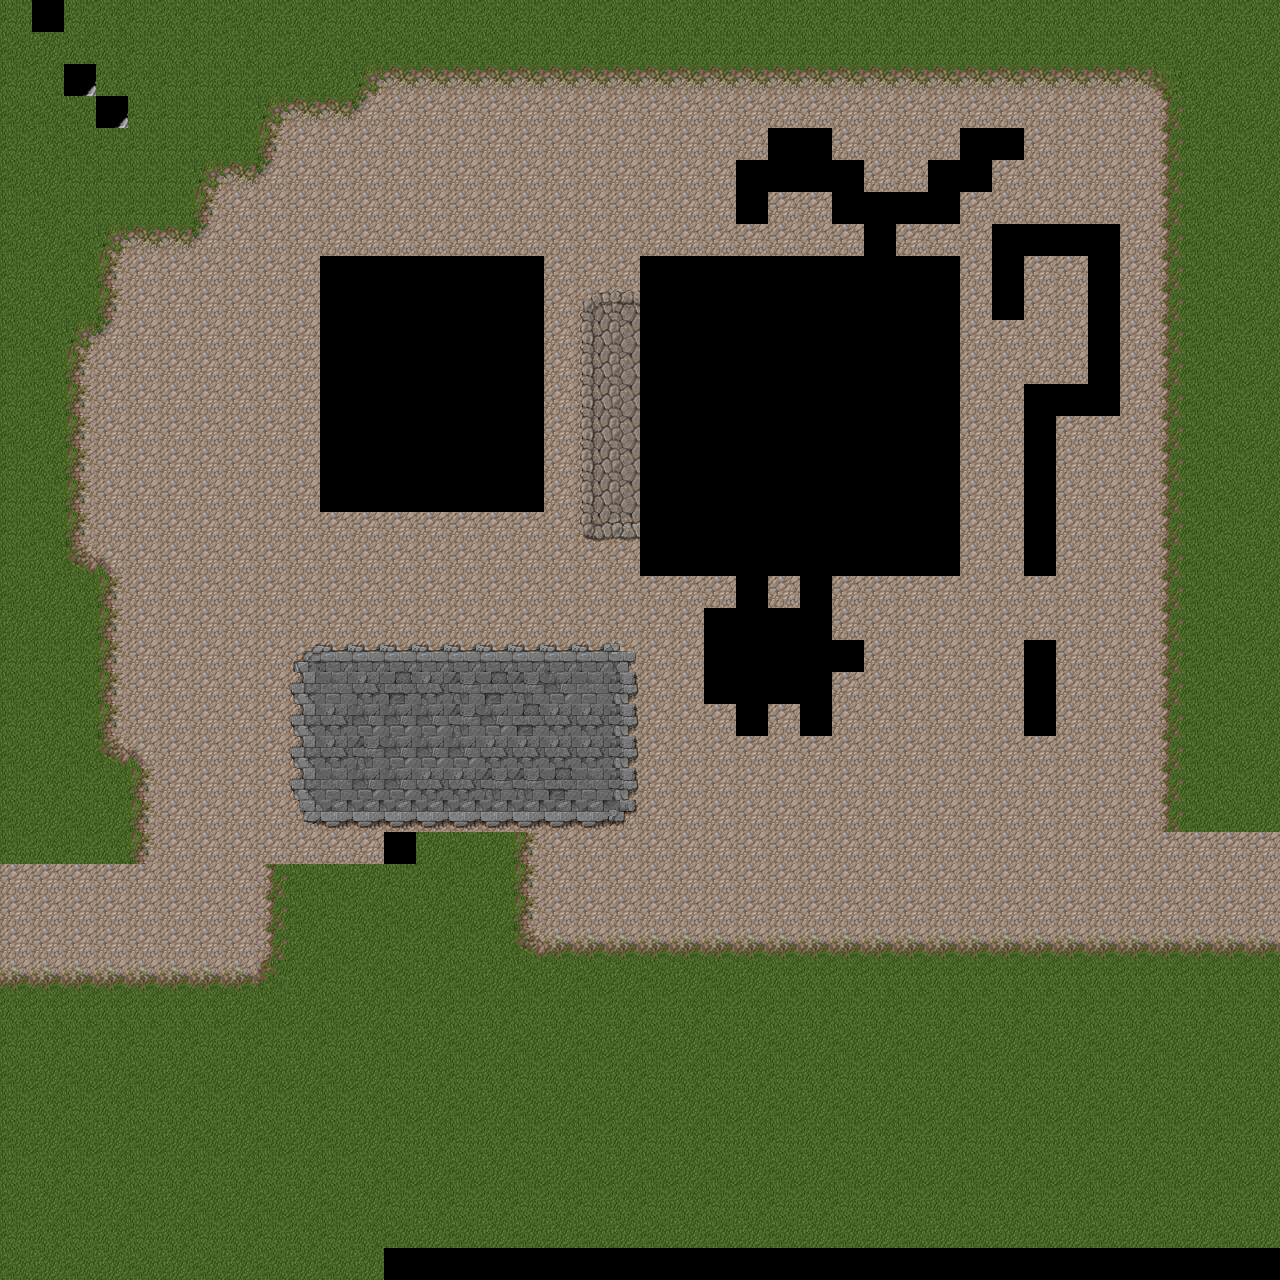

A level layout from a 2D game, rendered from its tile map. Below: a short description, then the map file with its tile-grid data intact:
An orthogonal 40x40 tile map with 32x32 px tiles, 1 tile layer (CapadePatrones1).

<map version="1.0" orientation="orthogonal" width="40" height="40" tilewidth="32" tileheight="32">
 <tileset firstgid="1" name="mountain_landscape_21" tilewidth="32" tileheight="32">
  <image source="data/mountain_landscape_21.png" width="512" height="512" />
 </tileset>
 <layer name="CapadePatrones1" width="40" height="40">
  <data encoding="csv">
79,0,79,80,79,80,79,95,79,80,79,80,79,80,79,80,79,80,79,80,79,80,79,80,79,80,79,80,79,80,79,80,79,80,79,80,79,80,79,80,
95,96,80,80,79,80,79,80,79,96,80,95,95,95,95,95,79,79,80,96,79,79,79,79,79,79,79,79,79,79,79,79,79,79,79,96,95,96,95,96,
79,80,2,80,80,79,79,79,79,80,96,12,13,13,13,13,13,13,13,13,13,13,13,13,13,13,13,13,13,13,13,13,13,13,13,13,14,80,79,80,
95,95,95,2,79,79,79,79,12,13,13,111,11,29,29,29,29,29,29,29,11,11,11,29,29,11,11,11,11,29,29,29,29,11,11,29,30,96,95,96,
79,80,95,79,79,79,79,79,28,11,11,29,29,29,29,29,29,29,29,29,29,11,11,11,0,0,29,11,11,11,0,0,11,29,11,29,30,79,79,80,
95,96,79,79,79,79,12,13,111,29,29,29,29,29,29,29,29,29,29,29,29,29,11,0,0,0,0,29,29,0,0,11,29,29,29,11,30,79,95,96,
79,95,79,79,79,79,28,29,29,29,29,29,29,11,11,11,11,11,11,11,29,29,29,0,11,29,0,0,0,0,11,29,29,29,11,11,30,95,79,80,
95,96,95,12,13,13,111,11,29,29,29,29,11,11,29,29,29,29,29,11,11,29,29,11,11,29,11,0,29,29,11,0,0,0,0,29,30,95,95,96,
79,80,80,28,11,11,29,11,11,11,0,0,0,0,0,0,0,29,29,11,0,0,0,0,0,0,0,0,0,0,29,0,11,11,0,29,30,95,79,80,
95,96,95,28,11,11,29,29,29,11,0,0,0,0,0,0,0,29,108,109,0,0,0,0,0,0,0,0,0,0,29,0,29,11,0,29,30,95,95,96,
95,95,12,111,29,11,11,29,11,29,0,0,0,0,0,0,0,11,124,125,0,0,0,0,0,0,0,0,0,0,29,29,29,11,0,29,30,95,79,80,
79,95,28,11,29,11,11,29,11,29,0,0,0,0,0,0,0,11,124,125,0,0,0,0,0,0,0,0,0,0,29,11,11,11,0,29,30,95,95,96,
79,95,28,29,11,11,11,11,11,29,0,0,0,0,0,0,0,11,124,125,0,0,0,0,0,0,0,0,0,0,29,29,0,0,0,29,30,95,79,80,
95,96,28,29,29,11,11,29,29,29,0,0,0,0,0,0,0,11,124,125,0,0,0,0,0,0,0,0,0,0,11,29,0,11,11,29,30,95,95,96,
79,80,28,11,29,11,11,29,29,29,0,0,0,0,0,0,0,11,124,125,0,0,0,0,0,0,0,0,0,0,11,11,0,29,11,29,30,95,79,80,
79,79,28,11,29,11,11,11,29,11,0,0,0,0,0,0,0,11,124,125,0,0,0,0,0,0,0,0,0,0,11,11,0,29,11,29,30,95,95,96,
79,95,28,29,29,11,11,11,29,11,29,29,11,11,29,29,11,11,140,141,0,0,0,0,0,0,0,0,0,0,29,11,0,11,11,29,30,95,79,80,
79,80,44,127,11,29,11,11,29,29,29,11,29,11,11,29,29,29,29,29,0,0,0,0,0,0,0,0,0,0,11,11,0,11,11,29,30,95,95,96,
95,96,80,28,11,29,11,11,11,29,11,11,29,29,11,29,11,11,29,29,29,29,29,0,29,0,29,29,29,11,11,29,11,11,11,29,30,95,79,80,
96,96,96,28,29,29,11,11,11,29,11,29,29,29,29,11,29,11,11,11,11,11,0,0,0,0,29,29,29,29,29,29,11,11,11,29,30,95,95,96,
79,79,79,28,11,29,11,11,29,60,61,61,61,61,61,61,61,61,61,62,29,29,0,0,0,0,0,29,29,11,11,11,0,11,11,29,30,95,79,80,
95,95,95,28,11,29,11,11,11,76,77,32,31,32,15,31,15,16,77,78,29,29,0,0,0,0,29,11,11,29,11,11,0,11,11,29,30,95,95,96,
79,80,79,28,29,29,11,11,11,76,32,16,16,16,15,16,31,32,32,78,29,29,29,0,11,0,29,29,29,29,29,11,0,11,11,29,30,95,79,80,
95,96,95,44,127,29,29,11,11,76,32,15,16,16,16,32,32,32,32,78,11,29,29,29,29,11,29,29,29,29,29,11,11,11,11,29,30,95,95,96,
79,80,79,80,28,11,29,11,11,76,77,16,16,32,32,15,15,31,77,78,11,29,11,11,29,29,11,11,11,11,29,11,11,11,11,29,30,95,79,80,
95,96,95,96,28,29,11,11,11,92,93,93,93,93,93,93,93,93,93,94,29,29,11,11,29,11,11,11,11,11,29,11,11,11,11,29,30,95,95,96,
79,80,79,80,28,29,29,11,11,29,29,29,295,96,95,96,28,11,29,11,11,29,29,29,11,11,11,11,29,29,29,29,29,29,29,29,29,29,29,29,29,29,29,11,11,11,11,29,30,95,95,96,
79,80,79,80,28,11,29,11,11,11,29,11,11,29,11,11,29,29,29,29,29,29,29,29,29,29,29,29,29,29,29,11,11,11,11,29,30,95,79,80,
95,96,95,96,28,29,29,11,11,11,29,11,29,29,29,29,29,29,29,29,29,29,29,29,29,29,29,11,11,29,29,11,11,29,29,29,30,96,95,96,
79,80,79,80,44,45,45,45,45,45,45,45,45,45,45,45,45,45,45,45,45,45,45,45,45,45,45,45,45,45,45,45,45,45,45,45,46,80,79,80,
95,96,95,96,95,96,95,96,95,96,95,96,80,80,80,80,80,80,80,80,80,80,80,80,80,80,80,80,80,80,80,80,80,80,80,96,95,96,95,96,
79,80,79,80,79,80,79,80,79,80,79,80,79,80,79,80,79,80,79,80,79,80,79,80,79,80,79,80,79,80,79,80,79,80,79,80,79,80,79,80,
95,96,95,96,95,96,95,96,95,96,95,96,95,96,95,96,95,96,95,96,95,96,95,96,95,96,95,96,95,96,95,96,95,96,95,96,95,96,95,96,
79,80,79,80,79,80,79,80,79,80,79,80,79,80,79,80,79,80,79,80,79,80,79,80,79,80,79,80,79,80,79,80,79,80,79,80,79,80,79,80,
95,96,95,96,95,96,95,96,95,96,95,96,95,96,95,96,95,96,95,96,95,96,95,96,95,96,95,96,95,96,95,96,95,96,95,96,95,96,95,96,
79,80,79,80,79,80,79,80,79,80,79,80,79,80,79,80,79,80,79,80,79,80,79,80,79,80,79,80,79,80,79,80,79,80,79,80,79,80,79,80,
95,96,95,96,95,96,95,96,95,96,95,96,95,96,95,96,95,96,95,96,95,96,95,96,95,96,95,96,95,96,95,96,95,96,95,96,95,96,95,96,
79,80,79,80,79,80,79,80,79,80,79,80,79,80,79,80,79,80,79,80,79,80,79,80,79,80,79,80,79,80,79,80,79,80,79,80,79,80,79,80,
95,96,95,96,95,96,95,96,95,96,95,96,95,96,95,96,95,96,95,96,95,96,95,96,95,96,95,96,95,96,95,96,95,96,95,96,95,96,95,96
</data>
 </layer>
</map>